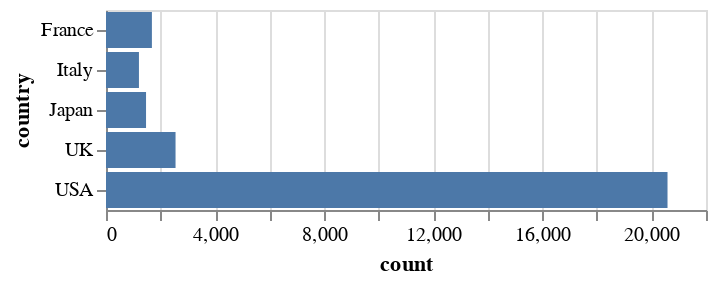

Write notebook code for a chart like this one.
### Markdown cell above
##### Bar chart

### Code cell
# Bar chart
alt.Chart(top_countries).mark_bar().encode(
    x = 'count',
    y = 'country'
)

### Figure 1 — Vega-Lite specification as saved in the notebook (floating-point values rounded to 4 significant figures)
{"config": {"view": {"continuousWidth": 300, "continuousHeight": 300}}, "data": {"name": "data-a5d570d782fc0a1e9c6ef0f45e019c48"}, "mark": {"type": "bar"}, "encoding": {"x": {"field": "count", "type": "quantitative"}, "y": {"field": "country", "type": "nominal"}}, "$schema": "https://vega.github.io/schema/vega-lite/v5.20.1.json", "datasets": {"data-a5d570d782fc0a1e9c6ef0f45e019c48": [{"country": "USA", "count": 20589}, {"country": "UK", "count": 2550}, {"country": "France", "count": 1683}, {"country": "Japan", "count": 1468}, {"country": "Italy", "count": 1208}]}}
